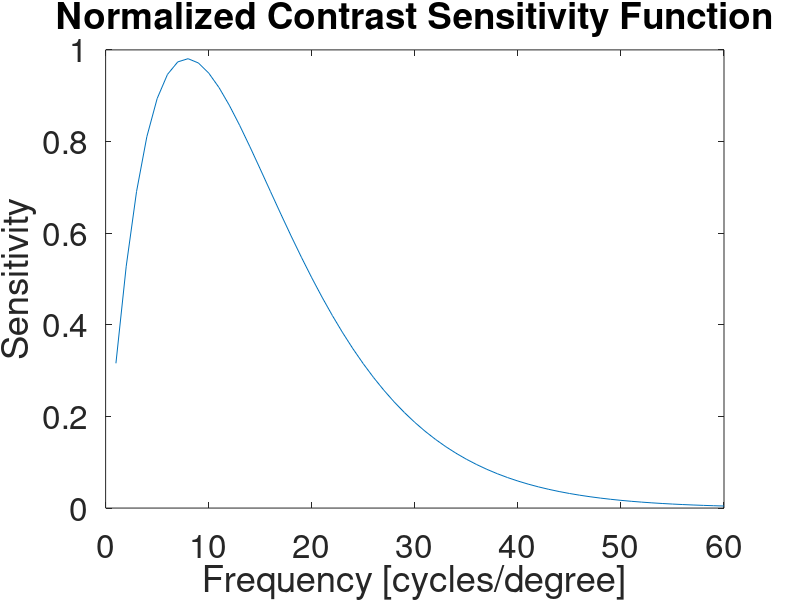

Write the MATLAB code that produced this figure.
% Generate the normalized CSF as given by the equation in Levicky's paper
%[1]    P. Foris and D. Levicky, "Human Visual System Models in Digital Image Watermarking,
%       " vol. 13, no. 4, 13, pp. 38-43, Dec 2004.

CSF = zeros(60,1);
for f = 1:1:60
    CSF(f) = 2.6*(0.0192+0.114*f)*exp(-(0.114*f)^1.1);
end

figure, plot(CSF), title('Normalized Contrast Sensitivity Function')
ylabel('Sensitivity'), xlabel('Frequency [cycles/degree]')
set(gca,'fontsize',24)